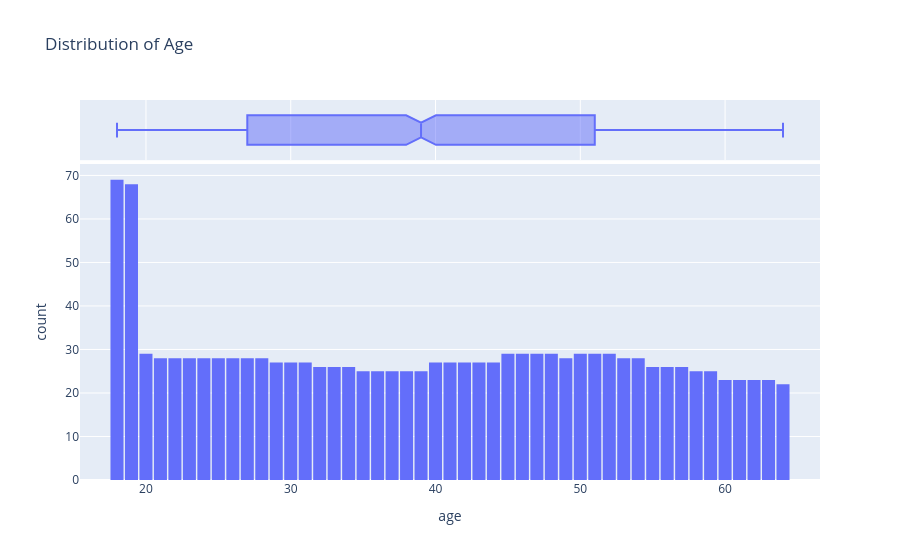

The notebook cell saved with this chart:
### Code cell
fig = px.histogram(medical_df, 
                   x="age", 
                   marginal="box", 
                   nbins=47, 
                   title="Distribution of Age"
)
fig.update_layout(bargap=0.1)
fig.show()

### Figure 1 — Plotly figure (JSON) as saved in the notebook; plotly's stock layout.template omitted (floating-point values rounded to 4 significant figures; data arrays with more than 128 entries replaced by an {"elided": "..."} marker saying what was removed)
{"data": [{"bingroup": "x", "hovertemplate": "age=%{x}<br>count=%{y}<extra></extra>", "legendgroup": "", "marker": {"color": "#636efa", "pattern": {"shape": ""}}, "name": "", "nbinsx": 47, "orientation": "v", "showlegend": false, "type": "histogram", "x": {"elided": "1338 int values"}, "xaxis": "x", "yaxis": "y"}, {"hovertemplate": "age=%{x}<extra></extra>", "legendgroup": "", "marker": {"color": "#636efa"}, "name": "", "notched": true, "showlegend": false, "type": "box", "x": {"elided": "1338 int values"}, "xaxis": "x2", "yaxis": "y2"}], "layout": {"bargap": 0.1, "barmode": "relative", "legend": {"tracegroupgap": 0}, "title": {"text": "Distribution of Age"}, "xaxis": {"anchor": "y", "domain": [0, 1], "title": {"text": "age"}}, "xaxis2": {"anchor": "y2", "domain": [0, 1], "matches": "x", "showgrid": true, "showticklabels": false}, "yaxis": {"anchor": "x", "domain": [0, 0.8316], "title": {"text": "count"}}, "yaxis2": {"anchor": "x2", "domain": [0.8416, 1], "matches": "y2", "showgrid": false, "showline": false, "showticklabels": false, "ticks": ""}}}
